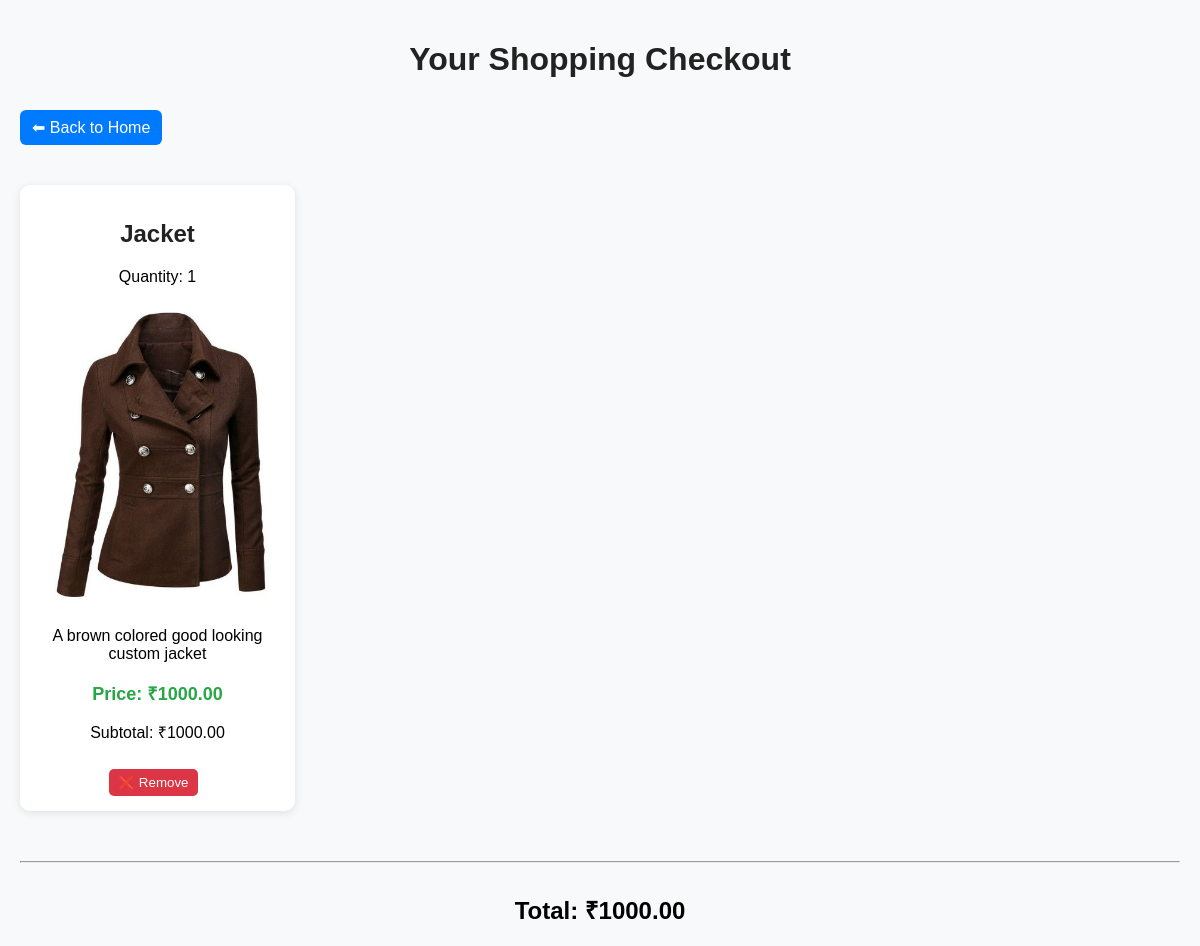
Screenshot of /checkout/ (signed in) with the database file from the repository.
### store/models.py (models this page shows, shortened)
class OrderItem(models.Model):
    order = models.ForeignKey(Order, on_delete=models.CASCADE, related_name='items')
    product = models.ForeignKey(Product, on_delete=models.CASCADE)
    quantity = models.PositiveIntegerField(default=1)
    @property
    def subtotal(self):
        return self.product.price * self.quantity

class Product(models.Model):
    name = models.CharField(max_length=100)
    price = models.DecimalField(max_digits=8, decimal_places=2)
    description = models.TextField()
    image = models.ImageField(upload_to='products/', null=True, blank=True)
    category = models.ForeignKey(Category, on_delete=models.CASCADE, null=True, blank=True)  # 👈 Add this safely

### store/views.py (the view)
# urls.py: path('checkout/', views.checkout_view, name='checkout'),
@login_required
def checkout_view(request):
    cart = Order.objects.filter(user=request.user).first()
    if cart:
        items = cart.items.select_related('product')
        total = sum(item.subtotal for item in items)
    else:
        items = []
        total = 0
    return render(request, 'store/checkout.html', {
        'items': items,
        'total': total
    })

### store/templates/store/checkout.html (shortened to what this page needs)
{% load static %}
<!DOCTYPE html>
<html>
<head>
    <link rel="stylesheet" href="{% static 'store/style.css' %}">
</head>
<body>
<h1>Your Shopping Checkout</h1>
<a href="{% url 'home' %}" class="btn" style="margin-bottom: 20px; display: inline-block;">
    ⬅ Back to Home
</a>
{% if items %}
    <div class="checkout-grid">
        {% for item in items %}
            <div class="product">
                <h2>{{ item.product.name }}</h2>
                <p>Quantity: {{ item.quantity }}</p>
                {% if item.product.image %}
                    <img src="{{ item.product.image.url }}" alt="{{ item.product.name }}">
                {% endif %}
                <p>{{ item.product.description }}</p>
                <p class="price">Price: ₹{{ item.product.price }}</p>
                <p>Subtotal: ₹{{ item.subtotal }}</p>
                <form method="post" action="{% url 'remove_from_buy' item.id %}">
                    <button type="submit" class="btn danger">❌ Remove</button>
                </form>
            </div>
        {% endfor %}
    </div>
    <hr>
    <div class="total">Total: ₹{{ total }}</div>
{% else %}
    <p class="empty-message">🛒 Your checkout is empty.</p>
{% endif %}
</body>
</html>

### store/static/store/style.css (style rules this page uses)
body { font-family: 'Segoe UI', Tahoma, Geneva, Verdana, sans-serif; background: linear-gradient(to right, #f0f2f5, #ffffff); margin: 0; padding: 0 30px; }
h1, h2 { color: #222; }
.product { background-color: #ffffff; border-radius: 12px; padding: 20px; margin-bottom: 20px; box-shadow: 0 4px 10px rgba(0, 0, 0, 0.08); transition: transform 0.2s ease; }
.product img { max-width: 100%; height: auto; border-radius: 8px; margin: 10px 0; }
.price { font-size: 18px; font-weight: bold; color: #28a745; margin-bottom: 10px; }
.btn { display: inline-block; padding: 8px 16px; background-color: #007bff; color: #fff; text-decoration: none; border-radius: 6px; font-weight: 500; transition: background-color 0.3s ease; border: none; cursor: pointer; }
.top-bar select,button,a,#nav-selectt { display: inline-block; position: relative; background-color: #007bff; color: #fff; text-decoration: none; font-weight: 500; transition: background-color 0.3s ease; border: none; cursor: pointer; }
.btn.danger { background-color: #dc3545; color: white; padding: 6px 10px; border: none; border-radius: 5px; cursor: pointer; }
.btn { padding: 8px 12px; background-color: #2e86de; color: white; text-decoration: none; border: none; border-radius: 5px; margin-right: 8px; cursor: pointer; }

### store/templates/store/checkout.html (style rules this page uses)
body { font-family: Arial, sans-serif; padding: 20px; background: #f8f9fa; }
h1, h2 { text-align: center; }
.checkout-grid { display: grid; grid-template-columns: repeat(auto-fill, minmax(250px, 1fr)); gap: 20px; margin-top: 20px; }
.product { background-color: #fff; padding: 15px; border-radius: 10px; box-shadow: 0 2px 8px rgba(0,0,0,0.1); text-align: center; }
.product img { max-width: 100%; height: auto; border-radius: 8px; margin-bottom: 10px; }
.btn { display: inline-block; padding: 8px 12px; margin-top: 10px; background-color: #007bff; color: white; text-decoration: none; border: none; border-radius: 6px; cursor: pointer; }
.btn.danger { background-color: #dc3545; }
hr { margin: 30px 0; }
.total { text-align: center; font-size: 24px; font-weight: bold; }

### rows the page displays
OrderItem: product.name "Jacket", quantity "1", product.image (picture), product.description "A brown colored good looking custom jacket", product.price "1000.00", subtotal "1000.00"

### other values shown
{{ total }} "1000.00"
